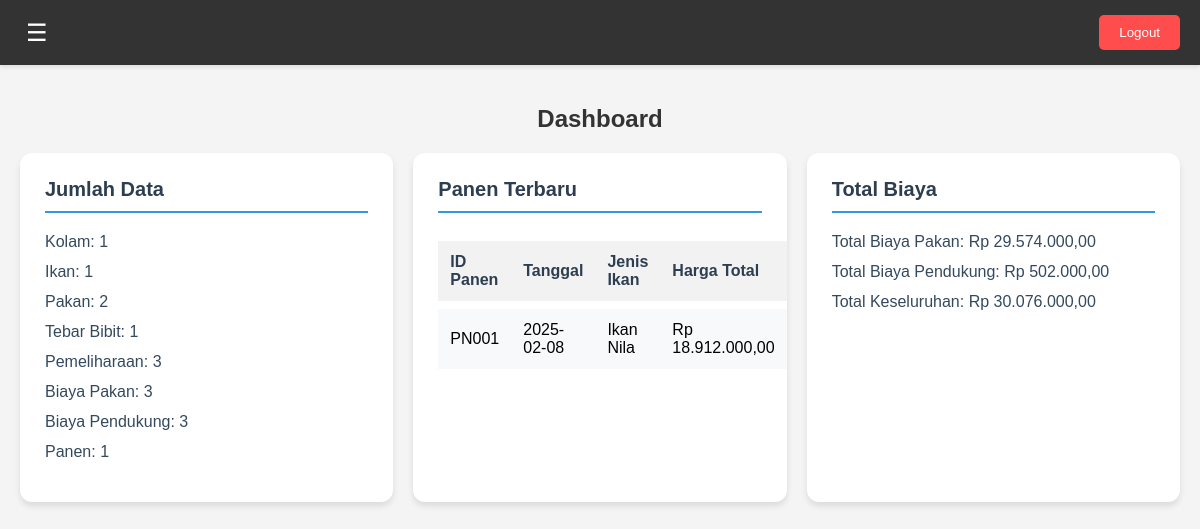
Page /dashboard-user.php (signed in) on the committed database.
### tables this page shows
CREATE TABLE `panen` (
  `id_panen` varchar(50) NOT NULL,
  `user_id` int(11) NOT NULL,
  `id_ikan` varchar(50) NOT NULL,
  `tanggal_panen` date NOT NULL,
  `id_kolam` varchar(50) NOT NULL,
  `jenis_ikan` varchar(100) NOT NULL,
  `usia_pemeliharaan` int(11) NOT NULL,
  `harga_per_kg` decimal(10,2) NOT NULL,
  `berat_total` decimal(10,2) NOT NULL,
  `harga_total` decimal(10,2) NOT NULL
);

CREATE TABLE `data_ikan` (
  `id_ikan` varchar(50) NOT NULL,
  `user_id` int(11) NOT NULL,
  `jenis_bibit` varchar(100) NOT NULL,
  `id_kolam` varchar(50) NOT NULL,
  `jumlah_bibit` int(11) NOT NULL,
  `tanggal_masuk_bibit` date DEFAULT NULL
);

### pages/dashboard-user/home-dashboard.php (the view)
<?php
$user_id = $_SESSION['user_id'];
function getDataCount($conn, $table, $user_id) {
    $query = "SELECT COUNT(*) as count FROM $table WHERE user_id = ?";
    $stmt = mysqli_prepare($conn, $query);
    mysqli_stmt_bind_param($stmt, "i", $user_id);
    mysqli_stmt_execute($stmt);
    $result = mysqli_stmt_get_result($stmt);
    $row = mysqli_fetch_assoc($result);
    return $row['count'];
}
$kolam_count = getDataCount($conn, 'data_kolam', $user_id);
$ikan_count = getDataCount($conn, 'data_ikan', $user_id);
$pakan_count = getDataCount($conn, 'data_pakan', $user_id);
$tebar_bibit_count = getDataCount($conn, 'tebar_bibit', $user_id);
$pemeliharaan_count = getDataCount($conn, 'pemeliharaan_ikan', $user_id);
$biaya_pakan_count = getDataCount($conn, 'biaya_pakan', $user_id);
$biaya_pendukung_count = getDataCount($conn, 'biaya_pendukung', $user_id);
$panen_count = getDataCount($conn, 'panen', $user_id);
$query_panen = "SELECT p.id_panen, p.tanggal_panen, p.harga_total, di.jenis_bibit
                FROM panen p
                JOIN data_ikan di ON p.id_ikan = di.id_ikan
                WHERE p.user_id = ?
                ORDER BY p.tanggal_panen DESC
                LIMIT 5";
$stmt_panen = mysqli_prepare($conn, $query_panen);
mysqli_stmt_bind_param($stmt_panen, "i", $user_id);
mysqli_stmt_execute($stmt_panen);
$result_panen = mysqli_stmt_get_result($stmt_panen);
$query_biaya = "SELECT
                    (SELECT SUM(total_biaya_pakan) FROM biaya_pakan WHERE user_id = ?) as total_biaya_pakan,
                    (SELECT SUM(total_biaya_pendukung) FROM biaya_pendukung WHERE user_id = ?) as total_biaya_pendukung";
$stmt_biaya = mysqli_prepare($conn, $query_biaya);
mysqli_stmt_bind_param($stmt_biaya, "ii", $user_id, $user_id);
mysqli_stmt_execute($stmt_biaya);
$result_biaya = mysqli_stmt_get_result($stmt_biaya);
$row_biaya = mysqli_fetch_assoc($result_biaya);
$total_biaya_pakan = $row_biaya['total_biaya_pakan'];
$total_biaya_pendukung = $row_biaya['total_biaya_pendukung'];
?>
<h2>Dashboard</h2>
<div class="dashboard-summary">
    <div class="summary-box">
        <h3>Jumlah Data</h3>
        <ul>
            <li>Kolam: <?php echo $kolam_count; ?></li>
            <li>Ikan: <?php echo $ikan_count; ?></li>
            <li>Pakan: <?php echo $pakan_count; ?></li>
            <li>Tebar Bibit: <?php echo $tebar_bibit_count; ?></li>
            <li>Pemeliharaan: <?php echo $pemeliharaan_count; ?></li>
            <li>Biaya Pakan: <?php echo $biaya_pakan_count; ?></li>
            <li>Biaya Pendukung: <?php echo $biaya_pendukung_count; ?></li>
            <li>Panen: <?php echo $panen_count; ?></li>
        </ul>
    </div>
    <div class="summary-box">
        <h3>Panen Terbaru</h3>
        <table>
            <thead>
                <tr>
                    <th>ID Panen</th>
                    <th>Tanggal</th>
                    <th>Jenis Ikan</th>
                    <th>Harga Total</th>
                </tr>
            </thead>
            <tbody>
                <?php while ($row = mysqli_fetch_assoc($result_panen)) : ?>
                    <tr>
                        <td><?php echo htmlspecialchars($row['id_panen']); ?></td>
                        <td><?php echo htmlspecialchars($row['tanggal_panen']); ?></td>
                        <td><?php echo htmlspecialchars($row['jenis_bibit']); ?></td>
                        <td>Rp <?php echo number_format($row['harga_total'], 2, ',', '.'); ?></td>
                    </tr>
                <?php endwhile; ?>
            </tbody>
        </table>
    </div>
    <div class="summary-box">
        <h3>Total Biaya</h3>
        <ul>
            <li>Total Biaya Pakan: Rp <?php echo number_format($total_biaya_pakan, 2, ',', '.'); ?></li>
            <li>Total Biaya Pendukung: Rp <?php echo number_format($total_biaya_pendukung, 2, ',', '.'); ?></li>
            <li>Total Keseluruhan: Rp <?php echo number_format($total_biaya_pakan + $total_biaya_pendukung, 2, ',', '.'); ?></li>
        </ul>
    </div>
</div>

### assets/css/dashboard-user.css (style rules this page uses)
body, html { margin: 0; padding: 0; font-family: Arial, sans-serif; background-color: #f4f4f4; }
h2 { text-align: center; margin-top: 20px; color: #333; }
.dashboard-summary { display: grid; grid-template-columns: repeat(auto-fit, minmax(300px, 1fr)); gap: 20px; margin-bottom: 30px; }
.summary-box { background-color: #fff; border-radius: 12px; box-shadow: 0 4px 6px rgba(0, 0, 0, 0.1); padding: 25px; transition: transform 0.3s ease, box-shadow 0.3s ease; }
.summary-box h3 { margin-top: 0; color: #2c3e50; font-size: 20px; border-bottom: 2px solid #3498db; padding-bottom: 10px; margin-bottom: 20px; }
.summary-box ul { list-style-type: none; padding: 0; }
.summary-box ul li { margin-bottom: 12px; font-size: 16px; color: #34495e; display: flex; justify-content: space-between; }
.summary-box table { width: 100%; border-collapse: separate; border-spacing: 0 8px; }
.summary-box table th, .summary-box table td { text-align: left; padding: 12px; border: none; }
.summary-box table th { background-color: #f2f2f2; color: #2c3e50; font-weight: bold; }
.summary-box table tr { background-color: #f8f9fa; transition: background-color 0.3s ease; }

### rows in the picture
panen: id_panen "PN001", tanggal_panen "2025-02-08", id_ikan.jenis_bibit "Ikan Nila", harga_total "18.912.000,00"

### other values in the picture
$kolam_count "1"
$ikan_count "1"
$pakan_count "2"
$tebar_bibit_count "1"
$pemeliharaan_count "3"
$biaya_pakan_count "3"
$biaya_pendukung_count "3"
$panen_count "1"
$total_biaya_pakan "29.574.000,00"
$total_biaya_pendukung "502.000,00"
$total_biaya_pakan + $total_biaya_pendukung "30.076.000,00"
